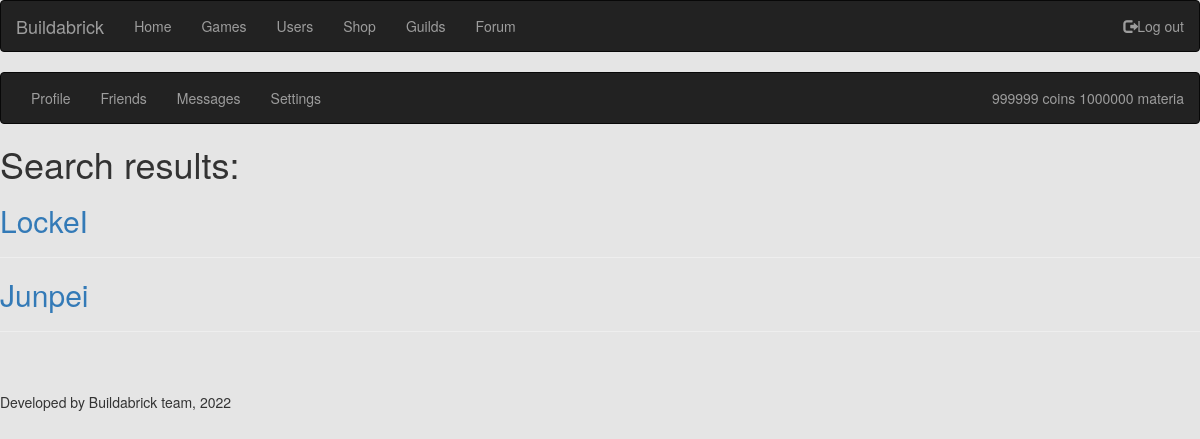
/users/ (signed in), run on the app's committed database.
### website/models.py (models this page shows, shortened)
class User(AbstractUser):
    description = models.TextField(blank=True)
    owns = models.TextField(blank=True)
    coin = models.IntegerField(default=0)
    materia = models.IntegerField(default=0)

### website/views.py (the view)
# urls.py: path('users/', UsersView.as_view(), name='users'),
class UsersView(generic.ListView):
    model = User
    template_name = 'website/user_list.html'
    def get_context_data(self, **kwargs):
        context = super().get_context_data(**kwargs)
        user_name = self.request.GET.get('q', '')
        page = int(self.request.GET.get('page', 0))
        is_pp = False
        is_np = False
        previous_page = '/users/?q=' + user_name + '&page=' + str(page - 1)
        next_page = '/users/?q=' + user_name + '&page=' + str(page + 1)
        if page != 0:
            is_pp = True
        if len(User.objects.filter(username__icontains=user_name)) > 10 * (page + 1):
            is_np = True
        context['users'] = User.objects.filter(username__icontains=user_name)[1 * page:10 * (page + 1)]
        context['is_pp'] = is_pp
        context['is_np'] = is_np
        context['previous_page'] = previous_page
        context['next_page'] = next_page
        return context

### website/templates/website/user_list.html (shortened to what this page needs)
{% extends 'base.html' %}
{% block content %}
<h1>Search results:</h1>
{% for user in users %}
<h2><a href='/user/{{ user.id }}'>{{ user.username }}</a></h2>
<hr>
{% endfor %}
{% endblock %}

### website/templates/base.html (shortened to what this page needs)
<!DOCTYPE html>
<html>
    <head>
        <link rel="stylesheet" href="https://maxcdn.bootstrapcdn.com/bootstrap/3.4.1/css/bootstrap.min.css">
    </head>
    <body>
        <nav class="navbar navbar-inverse">
            <div class="container-fluid">
                <div class="navbar-header">
                    <a class="navbar-brand" href="/">Buildabrick</a>
                </div>
                <ul class="nav navbar-nav">
                    <li><a href="/">Home</a></li>
                    <li><a href="/games">Games</a></li>
                    <li><a href="/usersearch">Users</a></li>
                    <li><a href="/shop">Shop</a></li>
                    <li><a href="/guilds">Guilds</a></li>
                    <li><a href="/forum">Forum</a></li>
                </ul>
                <ul class="nav navbar-nav navbar-right">
                    {% if user.is_authenticated %}
                    <li><a href='/logout'><span class="glyphicon glyphicon-log-out"></span>Log out</a></li>
                    {% else %}
                    <li><a href='/register'><span class="glyphicon glyphicon-user"></span>Register</a></li>
                    <li><a href='/login'><span class="glyphicon glyphicon-log-in"></span>Log in</a></li>
                    {% endif %}
                </ul>
            </div>
        </nav>
        {% if user.is_authenticated %}
        <nav class="navbar navbar-inverse">
            <div class="container-fluid">
                <ul class="nav navbar-nav">
                    <li><a href='/user/{{ user.id }}'>Profile</a></li>
                    <li><a href='/friends'>Friends</a></li>
                    <li><a href='/messages'>Messages</a></li>
                    <li><a href='/settings'>Settings</a></li>
                </ul>
                <ul class="nav navbar-nav navbar-right">
                    <li><a href='/balance'>{{ user.coin }} coins {{ user.materia }} materia</a></li>
                </ul>
            </div>
        </nav>
        {% endif %}
        {% block content %}
        {% endblock %}
        <br><br>
        <p>Developed by Buildabrick team, 2022</p>
    </body>
</html>

### website/templates/base.html (style rules this page uses)
body { background-color: #e5e5e5; }

### data on the page
User: coin "999999", materia "1000000", username "LockeI"
User: username "Junpei"
